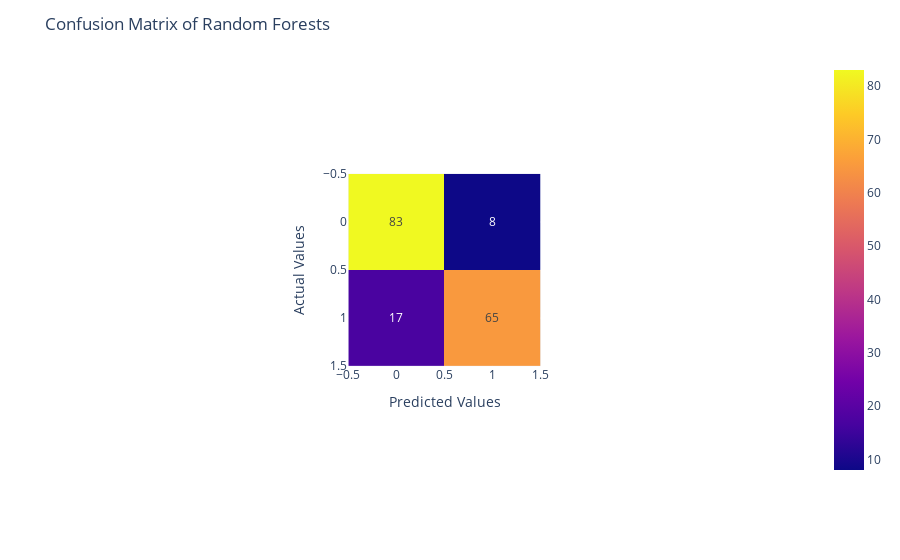

Notebook code for this chart:
### Code cell
x = ['Rejected', 'Approved']
y = ['Approved', 'Rejected']
fig = px.imshow(cm, text_auto = True)
fig.update_layout(
    title_text = 'Confusion Matrix of Random Forests',
    xaxis={'title': 'Predicted Values'}, 
    yaxis={'title': 'Actual Values'}
)
fig.show()
fig.write_html('cf-rf')

### Figure 1 — Plotly figure (JSON) as saved in the notebook; plotly's stock layout.template omitted (floating-point values rounded to 4 significant figures)
{"data": [{"coloraxis": "coloraxis", "hovertemplate": "x: %{x}<br>y: %{y}<br>color: %{z}<extra></extra>", "name": "0", "texttemplate": "%{z}", "type": "heatmap", "xaxis": "x", "yaxis": "y", "z": [[83, 8], [17, 65]]}], "layout": {"autosize": true, "coloraxis": {"colorscale": [[0, "#0d0887"], [0.1111, "#46039f"], [0.2222, "#7201a8"], [0.3333, "#9c179e"], [0.4444, "#bd3786"], [0.5556, "#d8576b"], [0.6667, "#ed7953"], [0.7778, "#fb9f3a"], [0.8889, "#fdca26"], [1, "#f0f921"]]}, "margin": {"t": 60}, "title": {"text": "Confusion Matrix of Random Forests"}, "xaxis": {"anchor": "y", "autorange": true, "constrain": "domain", "domain": [0.3681, 0.6319], "range": [-0.5, 1.5], "scaleanchor": "y", "title": {"text": "Predicted Values"}}, "yaxis": {"anchor": "x", "autorange": true, "constrain": "domain", "domain": [2.22e-16, 1.0], "range": [1.5, -0.5], "title": {"text": "Actual Values"}}}}
